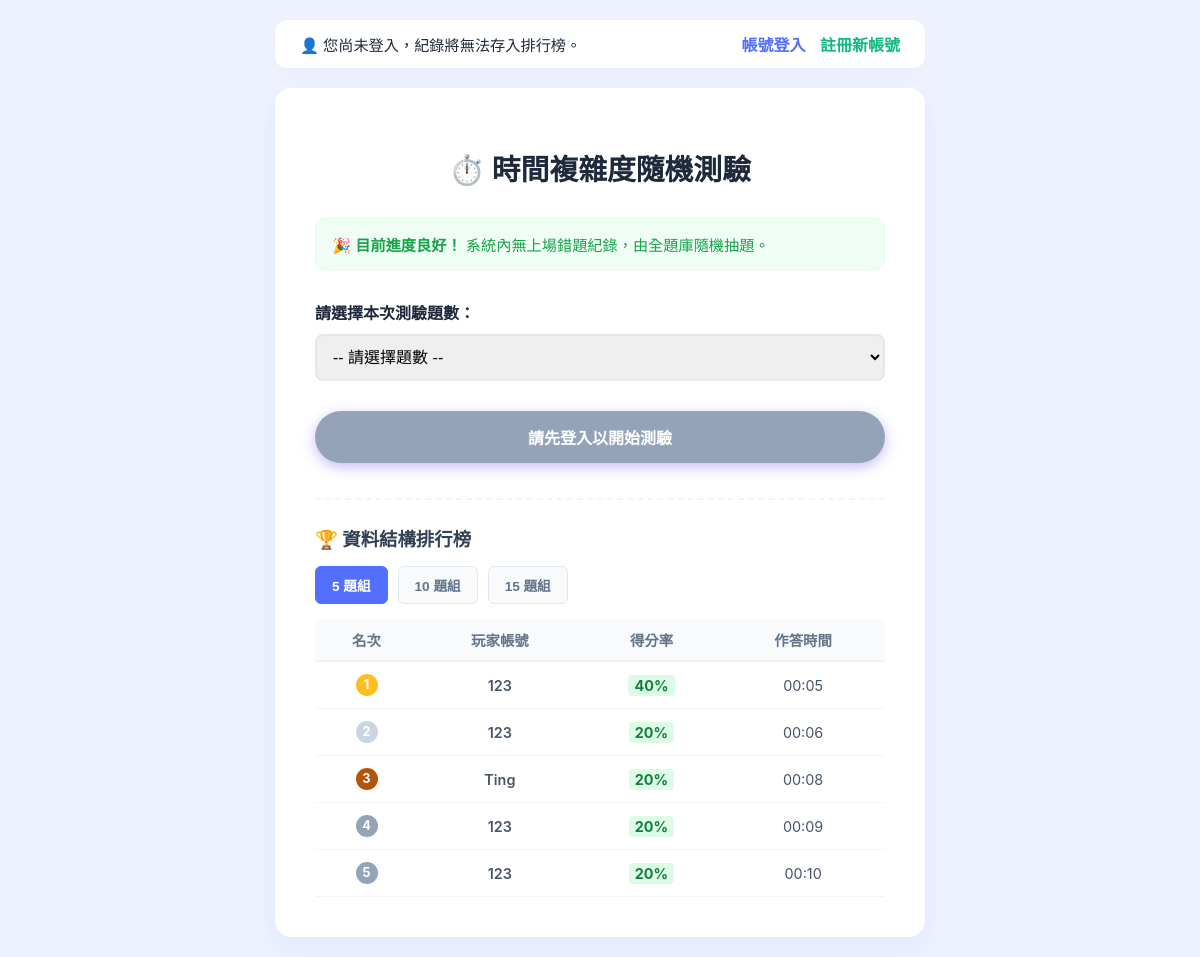
The app's page /, older data.
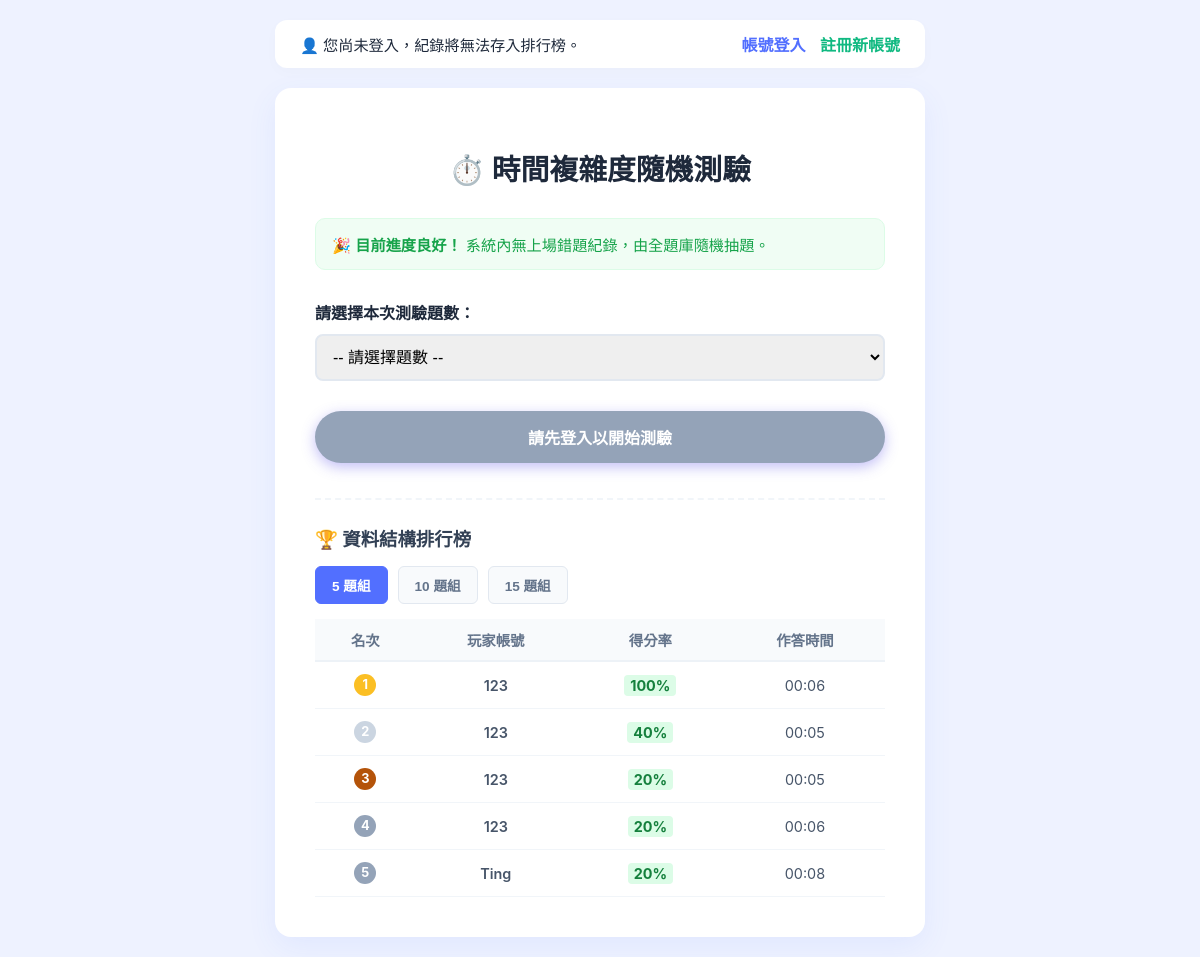
The same page, newer data.
### quiz/models.py (models this page shows, shortened)
class QuizRecord(models.Model):
    user = models.ForeignKey(User, on_delete=models.CASCADE, related_name='quiz_records')
    total_questions = models.IntegerField(verbose_name="總題數")
    correct_count = models.IntegerField(verbose_name="答對題數")
    score_percent = models.IntegerField(verbose_name="得分率")
    duration = models.CharField(max_length=10, verbose_name="花費時間") # 儲存格式如 "02:15"
    created_at = models.DateTimeField(auto_now_add=True, verbose_name="作答時間")

### quiz/views.py (the view)
# urls.py: path('', views.index, name='index'),
def index(request):
    wrong_ids = request.session.get('wrong_question_ids', [])
    wrong_count = len(wrong_ids)
    my_history = []
    leaderboard_5 = []
    leaderboard_10 = []
    leaderboard_15 = []
    if request.user.is_authenticated:
        my_history = QuizRecord.objects.filter(user=request.user).order_by('-created_at')
    leaderboard_5 = QuizRecord.objects.filter(total_questions=5).order_by('-score_percent', 'duration')[:5]
    leaderboard_10 = QuizRecord.objects.filter(total_questions=10).order_by('-score_percent', 'duration')[:5]
    leaderboard_15 = QuizRecord.objects.filter(total_questions=15).order_by('-score_percent', 'duration')[:5]
    context = {
        'wrong_count': wrong_count,
        'my_history': my_history,
        'leaderboard_5': leaderboard_5,
        'leaderboard_10': leaderboard_10,
        'leaderboard_15': leaderboard_15,
    }
    return render(request, 'quiz/index.html', context)

### quiz/templates/quiz/index.html (shortened to what this page needs)
<!DOCTYPE html>
<html lang="zh-TW">
<head>
</head>
<body>
    <div class="navbar">
        <div class="user-status">
            {% if user.is_authenticated %}
                👤 目前登入：<strong>{{ user.username }}</strong>
            {% else %}
                👤 您尚未登入，紀錄將無法存入排行榜。
            {% endif %}
        </div>
        <div>
            {% if user.is_authenticated %}
                <a href="{% url 'logout' %}" class="auth-link" style="color: #ef4444;">登出系統</a>
            {% else %}
                <a href="{% url 'login' %}" class="auth-link">帳號登入</a>
                <a href="{% url 'register' %}" class="auth-link" style="color:#10b981;">註冊新帳號</a>
            {% endif %}
        </div>
    </div>
    <div class="start-box">
        <h1>⏱️ 時間複雜度隨機測驗</h1>
        {% if wrong_count > 0 %}
            <div class="status-alert status-wrong">
                ⚠️ <strong>偵測到單次錯題：</strong> 您上次有 {{ wrong_count }} 題未答對，本次將優先出現。
            </div>
        {% else %}
            <div class="status-alert status-clear">
                🎉 <strong>目前進度良好！</strong> 系統內無上場錯題紀錄，由全題庫隨機抽題。
            </div>
        {% endif %}
        <form action="{% url 'quiz_home' %}" method="GET">
            <div class="form-group">
                <label for="num_questions">請選擇本次測驗題數：</label>
                <select name="num" id="num_questions" required>
                    <option value="" disabled selected>-- 請選擇題數 --</option>
                </select>
            </div>
            {% if user.is_authenticated %}
                <button type="submit" class="start-btn">開始測驗</button>
            {% else %}
                <button type="button" class="start-btn" style="background: #94a3b8; cursor: not-allowed;" onclick="alert('請先在右上方登入或註冊帳號，才能開始測驗與上榜喔！')">請先登入以開始測驗</button>
            {% endif %}
        </form>
        <div class="dashboard-section">
            <div class="section-title">🏆 資料結構排行榜</div>
            <div class="tab-group">
                <button class="tab-btn active" onclick="switchTab('tab5')">5 題組</button>
                <button class="tab-btn" onclick="switchTab('tab10')">10 題組</button>
                <button class="tab-btn" onclick="switchTab('tab15')">15 題組</button>
            </div>
            <div id="tab5" class="leaderboard-content active">
                {% if leaderboard_5 %}
                    <table class="styled-table">
                        <thead><tr><th>名次</th><th>玩家帳號</th><th>得分率</th><th>作答時間</th></tr></thead>
                        <tbody>
                            {% for r in leaderboard_5 %}
                            <tr>
                                <td><span class="badge-rank rank-{{ forloop.counter }}">{{ forloop.counter }}</span></td>
                                <td style="font-weight:600;">{{ r.user.username }}</td>
                                <td><span class="badge-perfect">{{ r.score_percent }}%</span></td>
                                <td>{{ r.duration }}</td>
                            </tr>
                            {% endfor %}
                        </tbody>
                    </table>
                {% else %} <div class="no-data">5 題組目前空空如也，快來搶佔沙發！</div> {% endif %}
            </div>
        </div>
    </div>
</body>
</html>

Row changes from the older to the newer data that the page shows:
no longer on this page (row unchanged): QuizRecord: user.username "123", score_percent "20", duration "00:09"
no longer on this page (row unchanged): QuizRecord: user.username "123", score_percent "20", duration "00:10"
added QuizRecord: user.username "123", score_percent "100", duration "00:06"
added QuizRecord: user.username "123", score_percent "20", duration "00:05"
